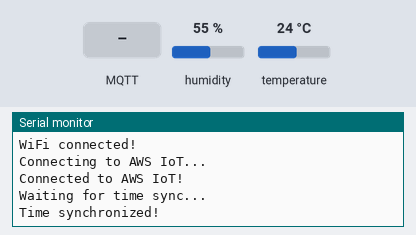
The sketch below on a simulated ESP32. On the bench: the last lines printed to the serial monitor. Inputs (shaded band) come from the test bench; at power-on: humidity 55 %, temperature 24 °C. WiFi joins after 1.5 s; servers stay silent unless stated; the local clock reads 2024-03-15 10:24:30 at power-on unless the sketch sets it; no MQTT or app messages arrive unless stated.

Above: at 2.7 s.
2.8 s: MQTT message "/home/lights/led1" arrives on the first subscribed topic
At 3.8 s:
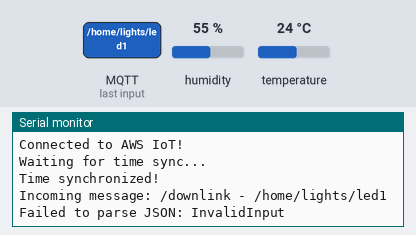
4.3 s: MQTT message "ON" arrives on the first subscribed topic
At 5.0 s:
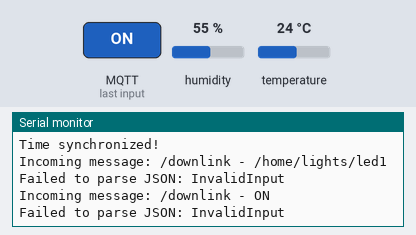
11.5 s: MQTT message "/home/lights/rgb" arrives on the first subscribed topic
At 12.7 s:
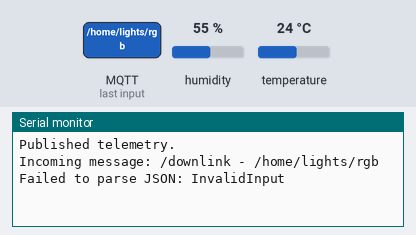
13.0 s: MQTT message "/home/lights/" arrives on the first subscribed topic
At 14.0 s:
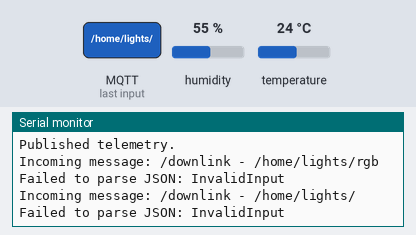
14.5 s: MQTT message "1" arrives on the first subscribed topic
At 15.1 s:
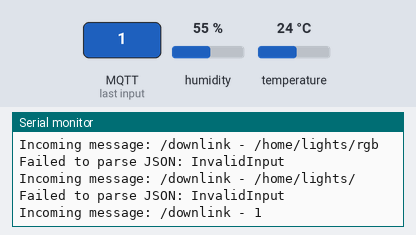
16.0 s: MQTT message "on" arrives on the first subscribed topic
At 16.3 s:
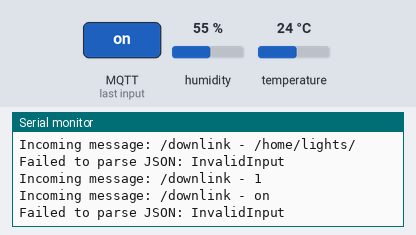

Measured:
- after the input at 2.8 s, the serial monitor: prints a new line at once (image 1)
- after the input at 4.3 s, the serial monitor: prints a new line at once (image 2)
- after the input at 11.5 s, the serial monitor: prints a new line at once (image 3)
- after the input at 13.0 s, the serial monitor: prints a new line at once (image 4)
- after the input at 14.5 s, the serial monitor: prints a new line at once (image 5)
- after the input at 16.0 s, the serial monitor: prints a new line at once (image 6)

The sketch:

lights_control.ino
```cpp
#include "lights_control.h"

// Inicializar pines de los LEDs
void initLights() {
  // Configurar pines de salida para los LEDs
  pinMode(LED1_PIN, OUTPUT);
  pinMode(LED2_PIN, OUTPUT);
  pinMode(LED3_PIN, OUTPUT);
  pinMode(RED_PIN, OUTPUT);
  pinMode(GREEN_PIN, OUTPUT);
  pinMode(BLUE_PIN, OUTPUT);

  // Apagar todas las luces inicialmente
  digitalWrite(LED1_PIN, LOW);
  digitalWrite(LED2_PIN, LOW);
  digitalWrite(LED3_PIN, LOW);
  digitalWrite(RED_PIN, HIGH);
  digitalWrite(GREEN_PIN, HIGH);
  digitalWrite(BLUE_PIN, HIGH);
}

// Manejar mensajes de control de luces
void handleLightControl(String topic, String payload) {
  Serial.print("Topic: ");
  Serial.println(topic);
  Serial.print("Payload: ");
  Serial.println(payload);

  if (topic == "/home/lights/led1") {
    digitalWrite(LED1_PIN, payload == "ON" ? HIGH : LOW);
  } else if (topic == "/home/lights/led2") {
    digitalWrite(LED2_PIN, payload == "ON" ? HIGH : LOW);
  } else if (topic == "/home/lights/led3") {
    digitalWrite(LED3_PIN, payload == "ON" ? HIGH : LOW);
  } else if (topic == "/home/lights/rgb") {
    StaticJsonDocument<256> doc;
    DeserializationError error = deserializeJson(doc, payload);
    if (error) {
      Serial.println("Error parsing RGB payload.");
      return;
    }
    analogWrite(RED_PIN, doc["red"] | 0);
    analogWrite(GREEN_PIN, doc["green"] | 0);
    analogWrite(BLUE_PIN, doc["blue"] | 0);
  }
}
```

lights_control.h
```cpp
#ifndef LIGHTS_CONTROL_H
#define LIGHTS_CONTROL_H

#include <Arduino.h>
#include <ArduinoJson.h>

// Pines para LEDs
#define LED1_PIN 26
#define LED2_PIN 27
#define LED3_PIN 14
#define RED_PIN 18
#define GREEN_PIN 19
#define BLUE_PIN 21

// Declaración de funciones
void initLights();
void handleLightControl(String topic, String payload);

#endif
```

main.ino
```cpp
#include "secret.h"  // Innehåller AWS-certifikat och WiFi-uppgifter
#include <WiFiClientSecure.h>
#include <MQTTClient.h>
#include <ArduinoJson.h>
#include "WiFi.h"
#include <time.h>
#include "DHT.h"
#include "lights_control.h"
// AWS IoT ämnen
#define AWS_IOT_PUBLISH_TOPIC "/telemetry"
#define AWS_IOT_SUBSCRIBE_TOPIC "/downlink"
#define AWS_IOT_LIGHTS_TOPIC "/home/lights/#"

// DHT11-inställningar
#define DHTPIN 25
#define DHTTYPE DHT11
DHT dht(DHTPIN, DHTTYPE);

WiFiClientSecure net;
MQTTClient client(1024);

String THINGNAME = "";

// Anslut till WiFi och AWS IoT Core
void connectAWS() {
  WiFi.mode(WIFI_STA);
  WiFi.begin(WIFI_SSID, WIFI_PASSWORD);

  // Dynamiskt Thing Name baserat på MAC-adress
  THINGNAME = WiFi.macAddress();
  THINGNAME.replace(":", ""); // Ta bort kolon för att matcha AWS IoT-standard

  Serial.print("Connecting to WiFi...");
  while (WiFi.status() != WL_CONNECTED) {
    delay(500);
    Serial.print(".");
  }
  Serial.println("\nWiFi connected!");

  // AWS IoT certifikat
  net.setCACert(AWS_CERT_CA);
  net.setCertificate(AWS_CERT_CRT);
  net.setPrivateKey(AWS_CERT_PRIVATE);

  // Anslut till AWS IoT MQTT-broker
  client.begin(AWS_IOT_ENDPOINT, 8883, net);
  client.onMessage(messageHandler);

  Serial.print("Connecting to AWS IoT...");
  while (!client.connect(THINGNAME.c_str())) {
    delay(500);
    Serial.print(".");
  }
  Serial.println("\nConnected to AWS IoT!");

  // Prenumerera på downlink
  client.subscribe(AWS_IOT_SUBSCRIBE_TOPIC);
}

// Hämta ISO 8601 tidsstämpel
String getISO8601Timestamp() {
  time_t now;
  struct tm timeinfo;
  if (!getLocalTime(&timeinfo)) {
    Serial.println("Failed to obtain time");
    return "";
  }
  char buf[25];
  strftime(buf, sizeof(buf), "%Y-%m-%dT%H:%M:%SZ", &timeinfo);
  Serial.print("Generated timestamp: ");
  Serial.println(buf);
  return String(buf);
}

unsigned long long getNanosecondsSinceEpoch() {
  struct timeval tv;
  gettimeofday(&tv, NULL); // Hämtar tid i sekunder och mikrosekunder
  return (unsigned long long)tv.tv_sec * 1e9 + (unsigned long long)tv.tv_usec * 1e3; // Konverterar till nanosekunder
}


// Publicera telemetri till AWS IoT
void publishTelemetry(float temperature, float humidity) {
  StaticJsonDocument<512> telemetry;
  telemetry["deviceId"] = THINGNAME;
  telemetry["temperature"] = temperature;
  telemetry["humidity"] = humidity;
  telemetry["timestamp"] = getISO8601Timestamp(); // Skicka ISO 8601-format

  char buffer[512];
  serializeJson(telemetry, buffer);

  Serial.println("Telemetry payload to be sent:");
  Serial.println(buffer);

  client.publish(AWS_IOT_PUBLISH_TOPIC, buffer);
  Serial.println("Published telemetry.");
}

// Hantera inkommande meddelanden
void messageHandler(String &topic, String &payload) {
  Serial.println("Incoming message: " + topic + " - " + payload);

  // Controlar datos del sensor (DHT11)
  if (topic == AWS_IOT_SUBSCRIBE_TOPIC) {
    StaticJsonDocument<256> doc;
    DeserializationError error = deserializeJson(doc, payload);
    if (error) {
      Serial.print("Failed to parse JSON: ");
      Serial.println(error.c_str());
      return;
    }
    if (doc["sendInterval"]) {
      int newInterval = doc["sendInterval"];
      Serial.print("Updated send interval to: ");
      Serial.println(newInterval);
    }
  }

  // Controlar las luces
  if (topic.startsWith("/home/lights/")) { // Verificar si el mensaje es para las luces
    handleLightControl(topic, payload);    // Llama a la función para manejar luces
  }
}


void setup() {
  Serial.begin(115200);
  dht.begin();
  connectAWS();

  // Synkronisera tid
 configTime(3600, 3600, "pool.ntp.org", "time.nist.gov");
  Serial.println("Waiting for time sync...");
  struct tm timeinfo;
  while (!getLocalTime(&timeinfo)) {
    delay(500);
    Serial.print(".");
  }
  Serial.println("\nTime synchronized!");
}

void loop() {
  client.loop();

  static unsigned long lastTelemetry = 0;
  if (millis() - lastTelemetry > 10000) { // Skickar data var 10:e sekund
    lastTelemetry = millis();

    float temperature = dht.readTemperature();
    float humidity = dht.readHumidity();

    if (isnan(temperature) || isnan(humidity)) {
      Serial.println("Failed to read from DHT sensor!");
      return;
    }

    publishTelemetry(temperature, humidity);
  }
}
```

secret.h
```cpp
#ifndef SECRET_H
#define SECRET_H

#include <pgmspace.h>

// WiFi credentials
const char WIFI_SSID[] = "TP-LINK_IoT";
const char WIFI_PASSWORD[] = "@Lexander_fc21";

// AWS IoT Core endpoint
const char AWS_IOT_ENDPOINT[] = "av523msmpxypp-ats.iot.eu-central-1.amazonaws.com";

// Amazon Root CA 1
static const char AWS_CERT_CA[] PROGMEM = R"EOF(
-----BEGIN CERTIFICATE-----
MIIDQTCCAimgAwIBAgITBmyfz5m/jAo54vB4ikPmljZbyjANBgkqhkiG9w0BAQsF
ADA5MQswCQYDVQQGEwJVUzEPMA0GA1UEChMGQW1hem9uMRkwFwYDVQQDExBBbWF6
b24gUm9vdCBDQSAxMB4XDTE1MDUyNjAwMDAwMFoXDTM4MDExNzAwMDAwMFowOTEL
MAkGA1UEBhMCVVMxDzANBgNVBAoTBkFtYXpvbjEZMBcGA1UEAxMQQW1hem9uIFJv
b3QgQ0EgMTCCASIwDQYJKoZIhvcNAQEBBQADggEPADCCAQoCggEBALJ4gHHKeNXj
ca9HgFB0fW7Y14h29Jlo91ghYPl0hAEvrAIthtOgQ3pOsqTQNroBvo3bSMgHFzZM
9O6II8c+6zf1tRn4SWiw3te5djgdYZ6k/oI2peVKVuRF4fn9tBb6dNqcmzU5L/qw
IFAGbHrQgLKm+a/sRxmPUDgH3KKHOVj4utWp+UhnMJbulHheb4mjUcAwhmahRWa6
VOujw5H5SNz/0egwLX0tdHA114gk957EWW67c4cX8jJGKLhD+rcdqsq08p8kDi1L
93FcXmn/6pUCyziKrlA4b9v7LWIbxcceVOF34GfID5yHI9Y/QCB/IIDEgEw+OyQm
jgSubJrIqg0CAwEAAaNCMEAwDwYDVR0TAQH/BAUwAwEB/zAOBgNVHQ8BAf8EBAMC
AYYwHQYDVR0OBBYEFIQYzIU07LwMlJQuCFmcx7IQTgoIMA0GCSqGSIb3DQEBCwUA
A4IBAQCY8jdaQZChGsV2USggNiMOruYou6r4lK5IpDB/G/wkjUu0yKGX9rbxenDI
U5PMCCjjmCXPI6T53iHTfIUJrU6adTrCC2qJeHZERxhlbI1Bjjt/msv0tadQ1wUs
N+gDS63pYaACbvXy8MWy7Vu33PqUXHeeE6V/Uq2V8viTO96LXFvKWlJbYK8U90vv
o/ufQJVtMVT8QtPHRh8jrdkPSHCa2XV4cdFyQzR1bldZwgJcJmApzyMZFo6IQ6XU
5MsI+yMRQ+hDKXJioaldXgjUkK642M4UwtBV8ob2xJNDd2ZhwLnoQdeXeGADbkpy
rqXRfboQnoZsG4q5WTP468SQvvG5
-----END CERTIFICATE-----
)EOF";

// Device Certificate
static const char AWS_CERT_CRT[] PROGMEM = R"KEY(
-----BEGIN CERTIFICATE-----
MIIDWjCCAkKgAwIBAgIVAKe7v/tpD55V8gl1ccX62qO+YygUMA0GCSqGSIb3DQEB
CwUAME0xSzBJBgNVBAsMQkFtYXpvbiBXZWIgU2VydmljZXMgTz1BbWF6b24uY29t
IEluYy4gTD1TZWF0dGxlIFNUPVdhc2hpbmd0b24gQz1VUzAeFw0yNDExMjAxMTQ1
MThaFw00OTEyMzEyMzU5NTlaMB4xHDAaBgNVBAMME0FXUyBJb1QgQ2VydGlmaWNh
dGUwggEiMA0GCSqGSIb3DQEBAQUAA4IBDwAwggEKAoIBAQC0+rQQ82IfnCI2A3LT
HwfYmXrTY8eD1s3uyVql8OW+438HSv44irq7BiG69kWSfz0VtxHWD238nTLMp+Yf
UhPPuBTwY/ihmT6Y6KfsPXmlqXdGMUrtAyftyRvbvCZEiTuR5Y2i9Axpe1TK4dvP
lEtvH87N+HkRMK0aKEH6/BzNA12e+NqbJm3931f8ZI8/cwUumqDOJ2MSS62+lljx
ATELyhxkq88A4dGSLjfZvv2QdbPmbf91oduBzIdawFcKPqc/Pwh5cGUjek+yklth
3/XLKFWHSCcZqrXu6N1RXQo+CORwzAhIsLvjRKCtdhKTBxPogjtXVzU5Zxqbe8f7
rw1FAgMBAAGjYDBeMB8GA1UdIwQYMBaAFJNupqBiO5QMIDCvcBP5nTlryr3XMB0G
A1UdDgQWBBSPGSkSBnXb7Tk4pZZvBlUuKFj8NjAMBgNVHRMBAf8EAjAAMA4GA1Ud
DwEB/wQEAwIHgDANBgkqhkiG9w0BAQsFAAOCAQEApIoeKk8rTWqC3Q9B7CMjDmYb
diJrqQzTU71MCFsdChOfJd6ajqJCLTkwtU+joTPDax4tmxmHW9ARxJ0i3xiFR09p
vte+7ZwWD0dLIRb7bLCRxO/2zPeYTMe3ZrZg8Fgf1I2TaobJCQEbL4rUTxemygoT
MYh7gm3cWzS6dwo+AJcnINkzl2pHPQDDDr0pkysw8bsnMv4ZaFmETrS7MgoO6KXO
1jraCKJgcYph6/Bt8V4Go9OljlE8FISfRDYLj/mlmyjNh0RtHse9q1opBCwsD7Vs
3EXm+tz9TsqiFPCT2IXp/8k0KWB5P/cUpvSV+6uWsjLwgKMCP3gGp+h42Jb61Q==
-----END CERTIFICATE-----
)KEY";

// Device Private Key
static const char AWS_CERT_PRIVATE[] PROGMEM = R"KEY(
-----BEGIN RSA PRIVATE KEY-----
MIIEowIBAAKCAQEAtPq0EPNiH5wiNgNy0x8H2Jl602PHg9bN7slapfDlvuN/B0r+
OIq6uwYhuvZFkn89FbcR1g9t/J0yzKfmH1ITz7gU8GP4oZk+mOin7D15pal3RjFK
7QMn7ckb27wmRIk7keWNovQMaXtUyuHbz5RLbx/Ozfh5ETCtGihB+vwczQNdnvja
myZt/d9X/GSPP3MFLpqgzidjEkutvpZY8QExC8ocZKvPAOHRki432b79kHWz5m3/
daHbgcyHWsBXCj6nPz8IeXBlI3pPspJbYd/1yyhVh0gnGaq17ujdUV0KPgjkcMwI
SLC740SgrXYSkwcT6II7V1c1OWcam3vH+68NRQIDAQABAoIBAC3RiuT/uUfnb4Hd
PaTVplbgBIigKlLmfxyFPb3lT0UUs4RVKCeId94Bn2iGEPcV35Ev2AQpw97AravC
ljA3x2w/Xo29waSn94Ee5eSZa8LVNK1ArYdz1RgOYk8vQ0D2vW4if8lRoBLUdpMm
u0/Ca5ampuTek0gW2rxUlN/GFESSuIcuMM//HuJm7Ad+zReQoIuSKJmi3Vk5ncuB
YA6h9xAe4TESbNE2NItNldbnT3eof1RcIaaEfY7hgrAxjFy4DKmYWSzaqXBiRgLX
WTebCEs67BGY8ZjOWsI+Z5MzFY2FeMrhtwgIYEGOX6dwD7ign4bIfzg3KQKsFtj1
jcodKAECgYEA3dXhxGC97TWhgdRpssdXo9V5FkIXsNWaQwApJkkxF2oD+tkqLb6i
GTF/fVfXGdoabc88iaJRHI7kOD1b4TCMp+U1+KrmN5/r8Rc8yhsbB7Gw0E1QJwCX
Ia5rNAELV1hXtBscn/UBnPfvXND1mVt3abht/yiy9v7j7FJuR/BYTiECgYEA0NoF
MGyF5boUola3pJRI7OLXK5GP9XHom0wj8nhiKCoy+op2jbNEUmYUqqOGCEOwFn50
BXXnw9WLdpZKl7KfVnhSlcZVf4zBnndVInMjumhqE7jHz+6dxOASXrxILtCJ1va5
/kVf/uuZ4AmuxhrrX4UfvsNnP47cpXGYIny6cqUCgYBApCdyiuItMhiK9XOLZe0S
z4zGQKIYpFWcOnrDLkbA1OKuAQP6andfsf29b5A9d0GGSAIS9Rp/oN+9x5tzZitG
bVMpz9rf0Jj3Gtda6UUaG9wzBqRZiSGA7gtNDxTX8eU0lUXlEobSz6iPOlCmzHFi
fByJYrmroaCW53o9OjrxIQKBgQCiXo2gOw7SLhvypeZ6Dkqv2B+eoLlCAf/sFILx
9EOjpEMj41gODCv2v6QbkawXasBQjJkY0bSQ3MljNa7iRx13dW4HQT2hP0YcM/w9
HzTMrHajxImbj5CayfWeL1UTCE/RjtnE5BygrHxh4EU/gRgyl+W5QmNX13KVMT4s
ubmefQKBgEnQ5ZFUEAYvprDQboy5wPQzeVIIKIYoO4tgSjZRUzQEK6//QeBuGsG/
9tMOaT5Hgqp4mGVKRj2JWudwFmM/sMnznO/gJ6g5t4hSaJgD3d3XZ/moDIDjpeba
iDQOwvQQRoW1eDOIIHNTaNt4rozjjGCPSWEwMdcqiV44arMfoRlB
-----END RSA PRIVATE KEY-----
)KEY";

#endif // SECRET_H
```
